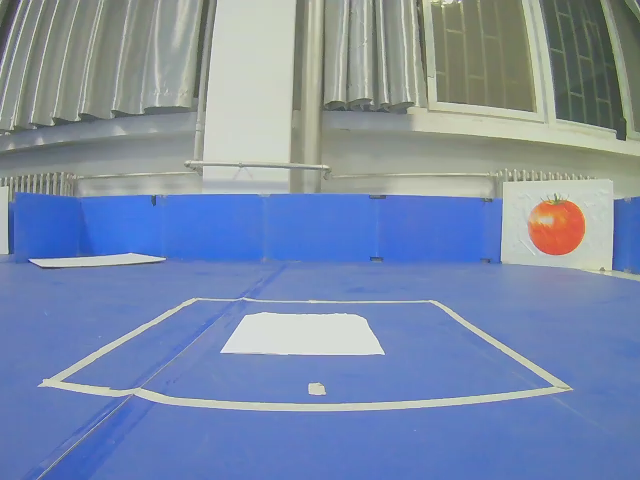
#> input picture my_try/image/bd_high.png, 640 x 480 px, given in place of 最后录制.mp4, which was not available
$ python show_gray_gaussian_canny_ipm.py
#> lines starting #> are read from the running program, lines starting #| are printed output that depends on the picture; after the words box and inside, x2 and y2 are one past the last pixel; in counts of white or black regions, pixels touching at a corner belong together; pictures that were not available may be replaced by others from this repository, and a replacement may not be noted
import cv2
import numpy as np

# --- 参数配置区 ---
# 输入视频的路径 (请确保视频文件与此脚本在同一目录下, 或提供完整路径)
VIDEO_PATH = '/home/lby/CURSOR/follow_line/my_try/视频和图片/拉窗帘原始视频（平视）/最后录制.mp4'
# 高斯模糊参数
GAUSSIAN_KERNEL_SIZE = (5, 5)  # 高斯核大小
GAUSSIAN_SIGMA_X = 0  # 标准差，0表示根据核大小自动计算
# Canny边缘检测参数
CANNY_LOW_THRESHOLD = 50
CANNY_HIGH_THRESHOLD = 150
# 图像翻转参数
PERFORM_HORIZONTAL_FLIP = True  # 是否执行水平翻转
# 逆透视变换矩阵（从鸟瞰图坐标到原始图像坐标的映射）
INVERSE_PERSPECTIVE_MATRIX = np.array([
    [-3.365493,  2.608984, -357.317062],
    [-0.049261,  1.302389, -874.095796],
    [ 0.000029,  0.007556,   -4.205510]
], dtype=np.float32)

def process_video():
    """
    加载视频，将每一帧转换为灰度图，并同时显示原始帧和灰度帧
    """
    # 计算正向透视变换矩阵（从原始图像坐标到鸟瞰图坐标的映射）
    try:
        forward_perspective_matrix = np.linalg.inv(INVERSE_PERSPECTIVE_MATRIX)
    except np.linalg.LinAlgError:
        print("错误: 提供的矩阵是奇异矩阵, 无法求逆。请检查矩阵参数。")
        return

    # 打开视频文件
    cap = cv2.VideoCapture(VIDEO_PATH)
    if not cap.isOpened():
        print(f"错误: 无法打开视频文件 '{VIDEO_PATH}'")
        return

    # 获取视频的帧率(FPS)并计算帧间延迟
    fps = cap.get(cv2.CAP_PROP_FPS)
    if fps == 0:
        print("警告: 无法获取视频帧率, 将默认使用30 FPS。")
        fps = 30
    delay = int(1000 / fps)

    print("视频处理已启动... 按 'q' 键退出。")

    while True:
        # 读取一帧
        ret, frame = cap.read()
#> frame is the input picture: shape (480, 640, 3); mean B, G, R 169.2, 140.9, 124
        if not ret:
            print("视频播放结束。")
            break

        # 执行水平翻转（如果启用）
        if PERFORM_HORIZONTAL_FLIP:
            frame = cv2.flip(frame, 1)
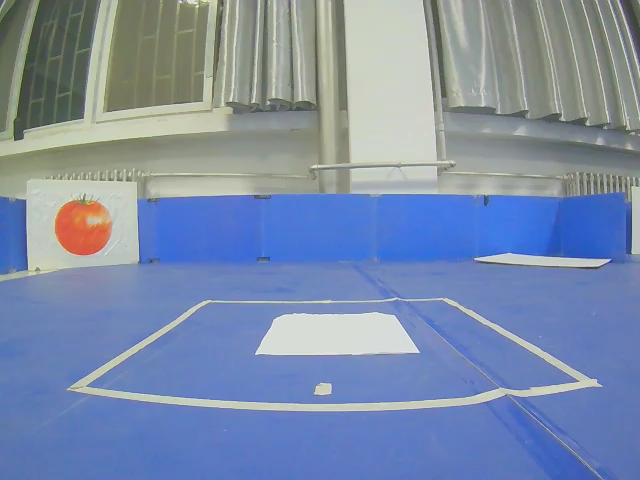
#> frame: shape (480, 640, 3); mean B, G, R 169.2, 140.9, 124

        # 将原始帧转换为灰度图
        gray_frame = cv2.cvtColor(frame, cv2.COLOR_BGR2GRAY)
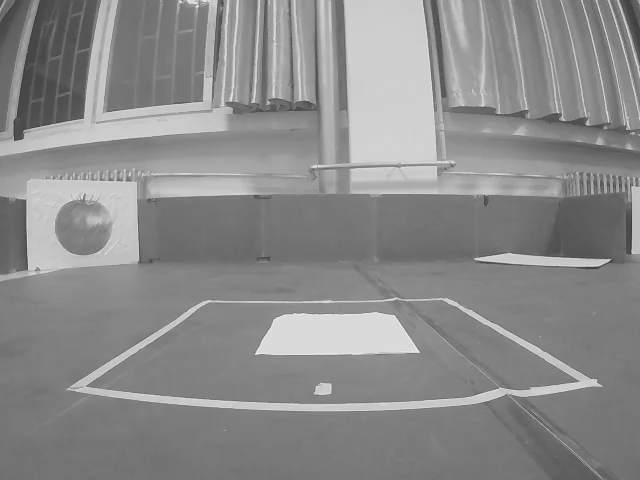
#> gray_frame: shape (480, 640); min 50, max 244, mean 139.1

        # 对灰度图应用高斯模糊
        blurred_frame = cv2.GaussianBlur(gray_frame, GAUSSIAN_KERNEL_SIZE, GAUSSIAN_SIGMA_X)

        # 应用Canny边缘检测
        canny_edges = cv2.Canny(blurred_frame, CANNY_LOW_THRESHOLD, CANNY_HIGH_THRESHOLD)
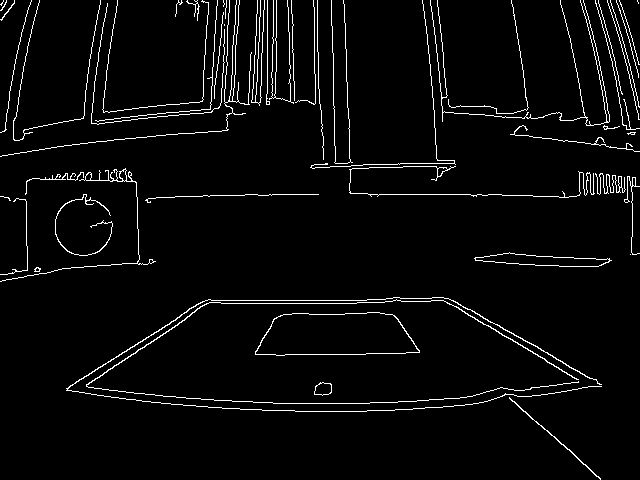
#> canny_edges: shape (480, 640); 3.7% white in thin lines or dots

        # 应用逆透视变换（使用正向变换矩阵生成鸟瞰图）
        height, width = frame.shape[:2]
#> height = 480; width = 640
        ipm_frame = cv2.warpPerspective(canny_edges, forward_perspective_matrix, (width, height))
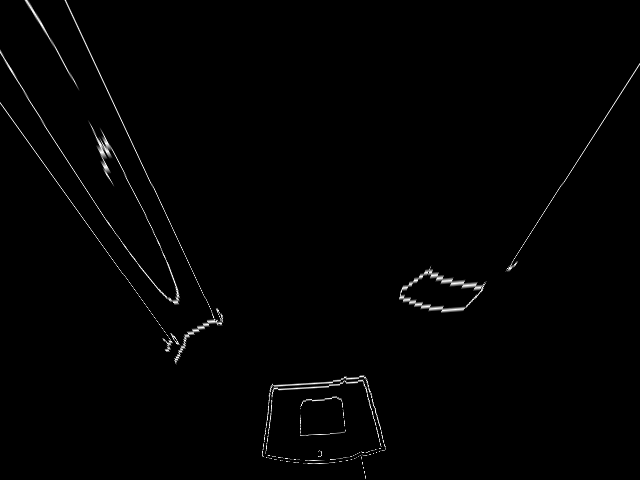
#> ipm_frame: shape (480, 640); min 0, max 255, mean 2.4

        # 显示原始帧、灰度帧、高斯模糊后的帧、Canny边缘检测结果和鸟瞰图
        cv2.imshow('Original Frame', frame)
        cv2.imshow('Grayscale Frame', gray_frame)
        cv2.imshow('Gaussian Blurred Frame', blurred_frame)
        cv2.imshow('Canny Edges', canny_edges)
        cv2.imshow('IPM Bird-eye View', ipm_frame)

        # 等待按键，'q'键用于退出
        if cv2.waitKey(delay) & 0xFF == ord('q'):
#> (key q is pressed here)
            break

    # 释放资源
    cap.release()
    cv2.destroyAllWindows()
    print("程序已退出。")

if __name__ == '__main__':
    process_video()

$ run again, on my_try/image/high_bd.png
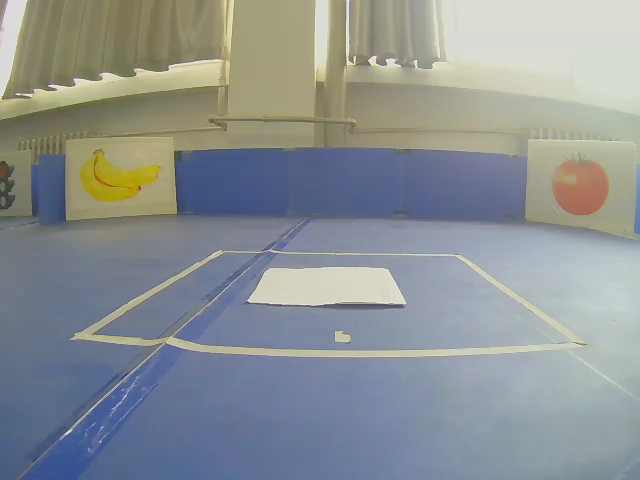
#> input picture my_try/image/high_bd.png, 640 x 480 px, given in place of 最后录制.mp4, which was not available
#> in process_video, frame is the input picture: shape (480, 640, 3); mean B, G, R 147.9, 145.9, 140.2
#> in process_video, `canny_edges = cv2.Canny(blurred_frame, CANNY_LOW_THRESHOLD, CANNY_HIGH..`:
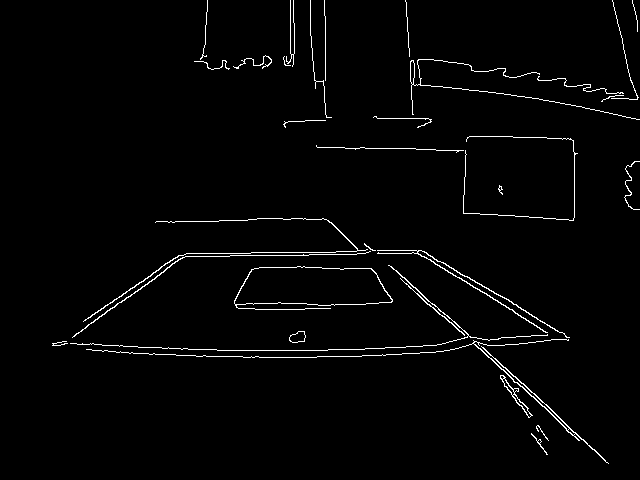
#> canny_edges: shape (480, 640); 2% white in thin lines or dots, all inside (x1, y1, x2, y2) = (52, 0, 640, 464)
#> in process_video, `ipm_frame = cv2.warpPerspective(canny_edges, forward_perspective_matri..`:
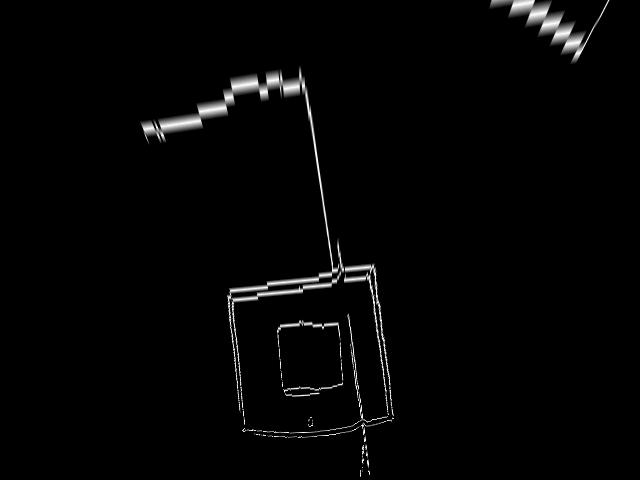
#> ipm_frame: shape (480, 640); min 0, max 255, mean 4.6
